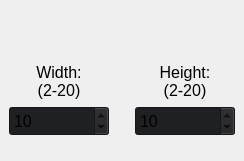
                     <widget class="QWidget" name="widthHeightSettings">
                      <property name="sizePolicy">
                       <sizepolicy hsizetype="Expanding" vsizetype="Preferred">
                        <horstretch>0</horstretch>
                        <verstretch>0</verstretch>
                       </sizepolicy>
                      </property>
                      <layout class="QGridLayout" name="gridLayout_6">
                       <property name="leftMargin">
                        <number>9</number>
                       </property>
                       <property name="topMargin">
                        <number>25</number>
                       </property>
                       <property name="rightMargin">
                        <number>9</number>
                       </property>
                       <property name="bottomMargin">
                        <number>25</number>
                       </property>
                       <item row="0" column="3">
                        <widget class="QLabel" name="shapeHeightLabel">
                         <property name="sizePolicy">
                          <sizepolicy hsizetype="Expanding" vsizetype="Preferred">
                           <horstretch>0</horstretch>
                           <verstretch>0</verstretch>
                          </sizepolicy>
                         </property>
                         <property name="minimumSize">
                          <size>
                           <width>100</width>
                           <height>75</height>
                          </size>
                         </property>
                         <property name="maximumSize">
                          <size>
                           <width>16777215</width>
                           <height>75</height>
                          </size>
                         </property>
                         <property name="font">
                          <font>
                           <pointsize>12</pointsize>
                          </font>
                         </property>
                         <property name="text">
                          <string>Height:
(2-20)</string>
                         </property>
                         <property name="alignment">
                          <set>Qt::AlignBottom|Qt::AlignHCenter</set>
                         </property>
                        </widget>
                       </item>
                       <item row="0" column="1">
                        <widget class="QLabel" name="shapeWidthLabel">
                         <property name="sizePolicy">
                          <sizepolicy hsizetype="Expanding" vsizetype="Preferred">
                           <horstretch>0</horstretch>
                           <verstretch>0</verstretch>
                          </sizepolicy>
                         </property>
                         <property name="minimumSize">
                          <size>
                           <width>100</width>
                           <height>75</height>
                          </size>
                         </property>
                         <property name="maximumSize">
                          <size>
                           <width>16777215</width>
                           <height>75</height>
                          </size>
                         </property>
                         <property name="font">
                          <font>
                           <pointsize>12</pointsize>
                          </font>
                         </property>
                         <property name="text">
                          <string>Width:
(2-20)</string>
                         </property>
                         <property name="alignment">
                          <set>Qt::AlignBottom|Qt::AlignHCenter</set>
                         </property>
                        </widget>
                       </item>
                       <item row="1" column="2">
                        <spacer name="spacer10">
                         <property name="orientation">
                          <enum>Qt::Horizontal</enum>
                         </property>
                         <property name="sizeType">
                          <enum>QSizePolicy::Minimum</enum>
                         </property>
                         <property name="sizeHint" stdset="0">
                          <size>
                           <width>20</width>
                           <height>20</height>
                          </size>
                         </property>
                        </spacer>
                       </item>
                       <item row="1" column="1">
                        <layout class="QHBoxLayout" name="layout6">
                         <property name="spacing">
                          <number>0</number>
                         </property>
                         <property name="leftMargin">
                          <number>0</number>
                         </property>
                         <item>
                          <widget class="QSpinBox" name="shapeWidth">
                           <property name="sizePolicy">
                            <sizepolicy hsizetype="Expanding" vsizetype="Minimum">
                             <horstretch>0</horstretch>
                             <verstretch>0</verstretch>
                            </sizepolicy>
                           </property>
                           <property name="minimumSize">
                            <size>
                             <width>100</width>
                             <height>30</height>
                            </size>
                           </property>
                           <property name="maximumSize">
                            <size>
                             <width>200</width>
                             <height>30</height>
                            </size>
                           </property>
                           <property name="font">
                            <font>
                             <pointsize>12</pointsize>
                            </font>
                           </property>
                           <property name="styleSheet">
                            <string notr="true">background-color: #1f2024;</string>
                           </property>
                           <property name="minimum">
                            <number>2</number>
                           </property>
                           <property name="maximum">
                            <number>20</number>
                           </property>
                           <property name="value">
                            <number>10</number>
                           </property>
                          </widget>
                         </item>
                        </layout>
                       </item>
                       <item row="1" column="3">
                        <layout class="QHBoxLayout" name="layout5">
                         <property name="spacing">
                          <number>0</number>
                         </property>
                         <property name="leftMargin">
                          <number>0</number>
                         </property>
                         <item>
                          <widget class="QSpinBox" name="shapeHeight">
                           <property name="sizePolicy">
                            <sizepolicy hsizetype="Expanding" vsizetype="Preferred">
                             <horstretch>0</horstretch>
                             <verstretch>0</verstretch>
                            </sizepolicy>
                           </property>
                           <property name="minimumSize">
                            <size>
                             <width>100</width>
                             <height>30</height>
                            </size>
                           </property>
                           <property name="maximumSize">
                            <size>
                             <width>200</width>
                             <height>30</height>
                            </size>
                           </property>
                           <property name="font">
                            <font>
                             <pointsize>12</pointsize>
                            </font>
                           </property>
                           <property name="styleSheet">
                            <string notr="true">background-color: #1f2024;</string>
                           </property>
                           <property name="minimum">
                            <number>2</number>
                           </property>
                           <property name="maximum">
                            <number>20</number>
                           </property>
                           <property name="value">
                            <number>10</number>
                           </property>
                          </widget>
                         </item>
                        </layout>
                       </item>
                      </layout>
                     </widget>
